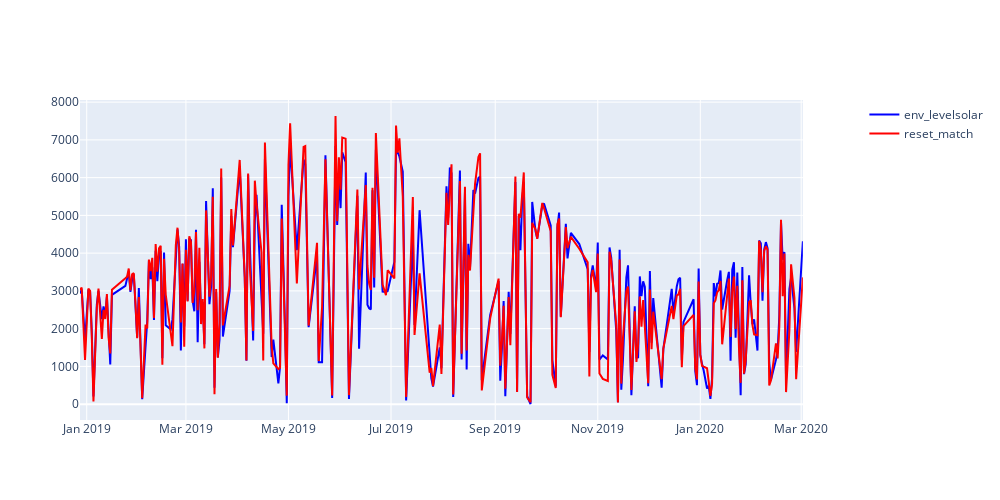

Notebook cell for this chart:
### Code cell
make_graph("env_levelsolar", "reset_match", lh_day)

### Figure 1 — Plotly figure (JSON) as saved in the notebook; plotly's stock layout.template omitted (floating-point values rounded to 4 significant figures; data arrays with more than 128 entries replaced by an {"elided": "..."} marker saying what was removed)
{"data": [{"line": {"color": "blue"}, "mode": "lines", "name": "env_levelsolar", "type": "scatter", "x": {"elided": "277 str values"}, "xaxis": "x", "y": {"elided": "277 float values"}, "yaxis": "y"}, {"line": {"color": "red"}, "mode": "lines", "name": "reset_match", "type": "scatter", "x": {"elided": "277 str values"}, "xaxis": "x", "y": {"elided": "277 float values"}, "yaxis": "y"}], "layout": {"height": 500, "width": 1000, "xaxis": {"anchor": "y", "domain": [0, 0.94]}, "yaxis": {"anchor": "x", "domain": [0, 1]}, "yaxis2": {"anchor": "x", "overlaying": "y", "side": "right"}}}
